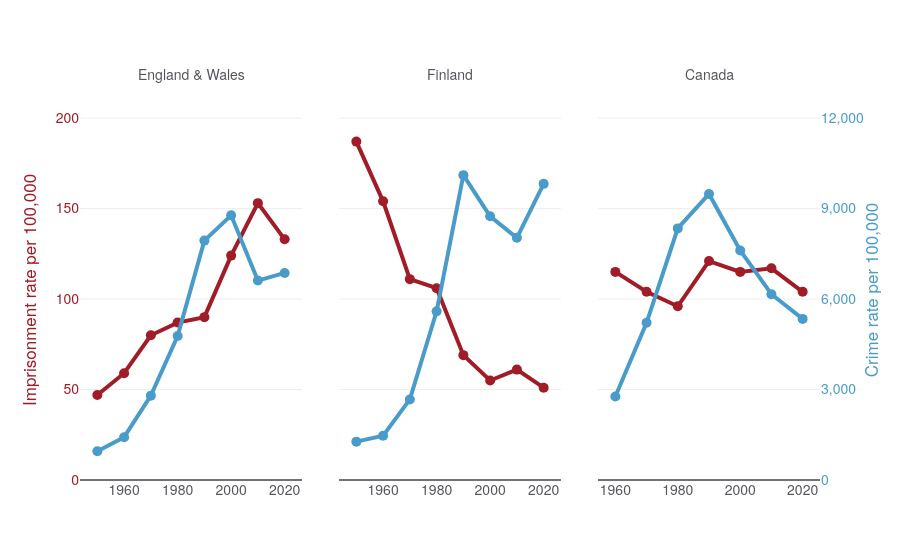

Notebook code cell kept with this figure:
### Code cell
# Get the unique values from the 'country' column
titles = df['country'].unique()

# Number of subplots
num_subplots = len(titles)

# Define the gap between subplots
gap = 0.05

# Calculate the width of each subplot
subplot_width = (1 - gap * (num_subplots - 1)) / num_subplots

# Create subplots
fig = make_subplots(
    rows=1, cols=num_subplots, 
    specs=[[{"secondary_y": True}] * num_subplots],
    )

# Set spacing between subplots and add titles
annotations = []

for i in range(num_subplots):
    start_domain = i * (subplot_width + gap)
    end_domain = start_domain + subplot_width
    fig.update_layout(**{f'xaxis{i+1}_domain': [start_domain, end_domain]})

    # Calculate the position for the title
    title_x = (start_domain + end_domain) / 2
    annotations.append(
        dict(
            x=title_x,
            y=1.1,  # This places the title slightly above the plot
            xref="paper",
            yref="paper",
            text=titles[i],
            showarrow=False,
            font=dict(size=14),
            xanchor='center'
        )
    )

# Add the annotations to the layout
fig.update_layout(annotations=annotations)


trace_list= []

for idx, country in enumerate(titles):
    df_country = df[df["country"] == country]

    fig.add_trace(go.Scatter(
        x=df_country["year"],
        y=df_country["value_prison"],
        mode="lines+markers",
        line_color=prt_template.layout.colorway[0],
        text=df_country['country'],
        name="Imprisonment rate",
        hovertemplate="<b>%{text}</b><br>%{x}: %{y} per 100,000"
        ), 
        row=1,
        col=idx+1,
        )
    
    fig.add_trace(go.Scatter(
        x=df_country["year"],
        y=df_country["value_crime"],
        mode="lines+markers",
        line_color=prt_template.layout.colorway[1],
        text=df_country['country'],
        name="Crime rate",
        hovertemplate="<b>%{text}</b><br>%{x}: %{y:,.0f} per 100,000",
        ),
        row=1,
        col=idx+1,
        secondary_y=True)

fig.add_traces(trace_list)

# Set y-axes titles and ranges
fig.update_layout(
    yaxis=dict(
        title_text="Imprisonment rate per 100,000",
        titlefont_color=prt_template.layout.colorway[0],
        ),
    
    yaxis6=dict(
        title_text="Crime rate per 100,000",
        titlefont_color=prt_template.layout.colorway[1],
        ),
)

fig.update_yaxes(
    range=[0,210],
    dtick=50,
    tickfont_color=prt_template.layout.colorway[0],
    secondary_y=False)

fig.update_yaxes(
    range=[0,12600],
    dtick=3000,
    tickformat= ",.0f",
    tickfont_color=prt_template.layout.colorway[1],
    tickmode="sync",
    secondary_y=True)

for i in range(1,3):
    fig.update_yaxes(showticklabels=False, col=i, secondary_y=True)

for i in range(2,4):
    fig.update_yaxes(showticklabels=False, col=i, secondary_y=False)

fig.show()

### Figure 1 — Plotly figure (JSON) as saved in the notebook; plotly's stock layout.template omitted (floating-point values rounded to 4 significant figures)
{"data": [{"hovertemplate": "<b>%{text}</b><br>%{x}: %{y} per 100,000", "line": {"color": "#A01D28"}, "mode": "lines+markers", "name": "Imprisonment rate", "text": ["England & Wales", "England & Wales", "England & Wales", "England & Wales", "England & Wales", "England & Wales", "England & Wales", "England & Wales"], "type": "scatter", "x": [1950, 1960, 1970, 1980, 1990, 2000, 2010, 2020], "xaxis": "x", "y": [47, 59, 80, 87, 90, 124, 153, 133], "yaxis": "y"}, {"hovertemplate": "<b>%{text}</b><br>%{x}: %{y:,.0f} per 100,000", "line": {"color": "#499CC9"}, "mode": "lines+markers", "name": "Crime rate", "text": ["England & Wales", "England & Wales", "England & Wales", "England & Wales", "England & Wales", "England & Wales", "England & Wales", "England & Wales"], "type": "scatter", "x": [1950, 1960, 1970, 1980, 1990, 2000, 2010, 2020], "xaxis": "x", "y": [952, 1420, 2797, 4772, 7938, 8775, 6613, 6866], "yaxis": "y2"}, {"hovertemplate": "<b>%{text}</b><br>%{x}: %{y} per 100,000", "line": {"color": "#A01D28"}, "mode": "lines+markers", "name": "Imprisonment rate", "text": ["Finland", "Finland", "Finland", "Finland", "Finland", "Finland", "Finland", "Finland"], "type": "scatter", "x": [1950, 1960, 1970, 1980, 1990, 2000, 2010, 2020], "xaxis": "x2", "y": [187, 154, 111, 106, 69, 55, 61, 51], "yaxis": "y3"}, {"hovertemplate": "<b>%{text}</b><br>%{x}: %{y:,.0f} per 100,000", "line": {"color": "#499CC9"}, "mode": "lines+markers", "name": "Crime rate", "text": ["Finland", "Finland", "Finland", "Finland", "Finland", "Finland", "Finland", "Finland"], "type": "scatter", "x": [1950, 1960, 1970, 1980, 1990, 2000, 2010, 2020], "xaxis": "x2", "y": [1272, 1466, 2672, 5592, 10109, 8744, 8030, 9820], "yaxis": "y4"}, {"hovertemplate": "<b>%{text}</b><br>%{x}: %{y} per 100,000", "line": {"color": "#A01D28"}, "mode": "lines+markers", "name": "Imprisonment rate", "text": ["Canada", "Canada", "Canada", "Canada", "Canada", "Canada", "Canada"], "type": "scatter", "x": [1960, 1970, 1980, 1990, 2000, 2010, 2020], "xaxis": "x3", "y": [115, 104, 96, 121, 115, 117, 104], "yaxis": "y5"}, {"hovertemplate": "<b>%{text}</b><br>%{x}: %{y:,.0f} per 100,000", "line": {"color": "#499CC9"}, "mode": "lines+markers", "name": "Crime rate", "text": ["Canada", "Canada", "Canada", "Canada", "Canada", "Canada", "Canada"], "type": "scatter", "x": [1960, 1970, 1980, 1990, 2000, 2010, 2020], "xaxis": "x3", "y": [2771, 5212, 8343, 9485, 7610, 6160, 5342], "yaxis": "y6"}], "layout": {"annotations": [{"font": {"size": 14}, "showarrow": false, "text": "England & Wales", "x": 0.15, "xanchor": "center", "xref": "paper", "y": 1.1, "yref": "paper"}, {"font": {"size": 14}, "showarrow": false, "text": "Finland", "x": 0.5, "xanchor": "center", "xref": "paper", "y": 1.1, "yref": "paper"}, {"font": {"size": 14}, "showarrow": false, "text": "Canada", "x": 0.85, "xanchor": "center", "xref": "paper", "y": 1.1, "yref": "paper"}], "xaxis": {"anchor": "y", "domain": [0, 0.3]}, "xaxis2": {"anchor": "y3", "domain": [0.35, 0.65]}, "xaxis3": {"anchor": "y5", "domain": [0.7, 1]}, "yaxis": {"anchor": "x", "domain": [0, 1], "dtick": 50, "range": [0, 210], "tickfont": {"color": "#A01D28"}, "title": {"font": {"color": "#A01D28"}, "text": "Imprisonment rate per 100,000"}}, "yaxis2": {"anchor": "x", "dtick": 3000, "overlaying": "y", "range": [0, 12600], "showticklabels": false, "side": "right", "tickfont": {"color": "#499CC9"}, "tickformat": ",.0f", "tickmode": "sync"}, "yaxis3": {"anchor": "x2", "domain": [0, 1], "dtick": 50, "range": [0, 210], "showticklabels": false, "tickfont": {"color": "#A01D28"}}, "yaxis4": {"anchor": "x2", "dtick": 3000, "overlaying": "y3", "range": [0, 12600], "showticklabels": false, "side": "right", "tickfont": {"color": "#499CC9"}, "tickformat": ",.0f", "tickmode": "sync"}, "yaxis5": {"anchor": "x3", "domain": [0, 1], "dtick": 50, "range": [0, 210], "showticklabels": false, "tickfont": {"color": "#A01D28"}}, "yaxis6": {"anchor": "x3", "dtick": 3000, "overlaying": "y5", "range": [0, 12600], "side": "right", "tickfont": {"color": "#499CC9"}, "tickformat": ",.0f", "tickmode": "sync", "title": {"font": {"color": "#499CC9"}, "text": "Crime rate per 100,000"}}}}
